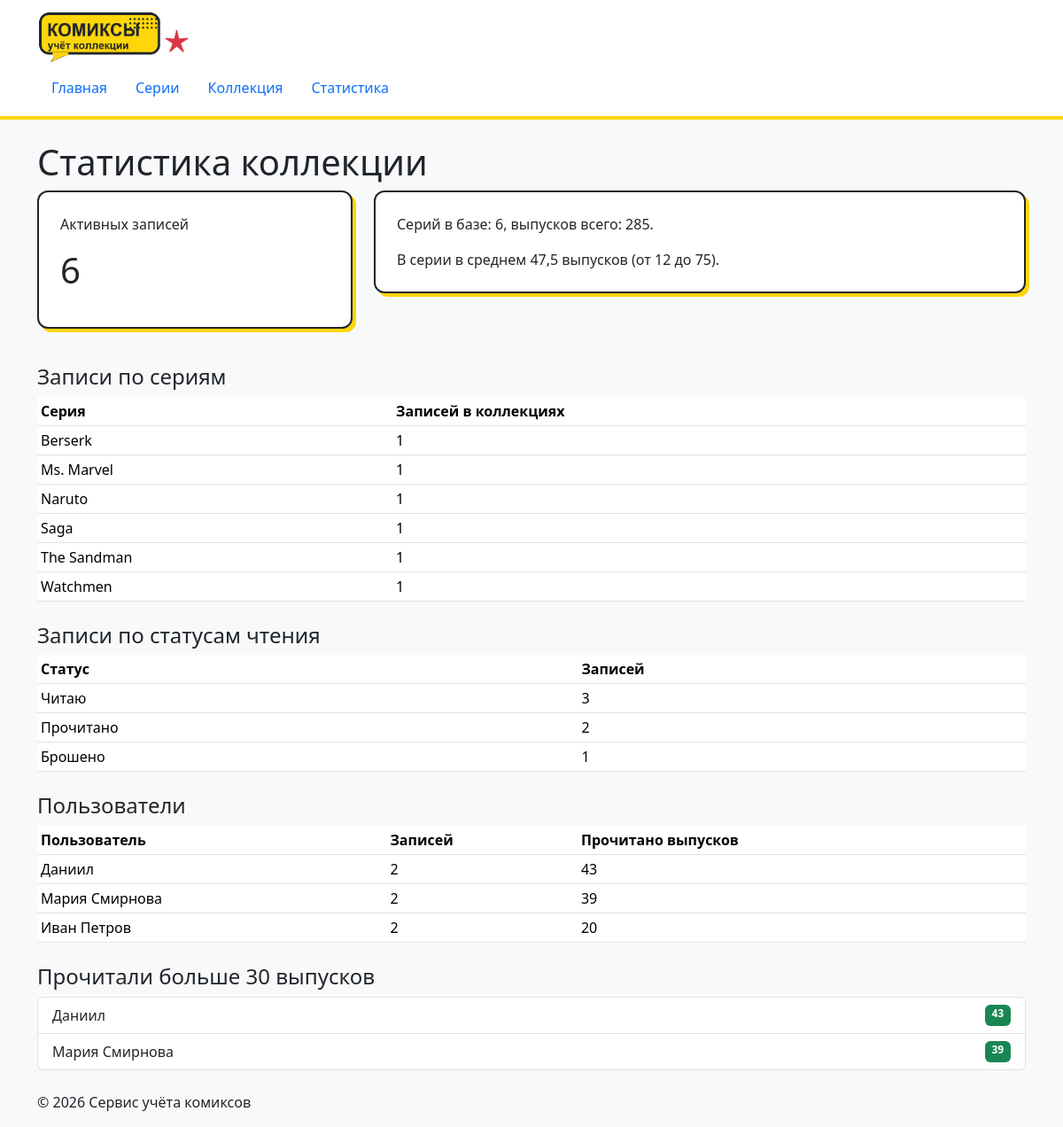
The app's page /collection/statistics/ with its own data.
### collection/views.py (the view)
# urls.py: path("statistics/", views.statistics, name="statistics"),
def statistics(request):
    with closing(get_connection()) as conn:
        conn.row_factory = sqlite3.Row
        entries_count = conn.execute("""
            SELECT
                COUNT(*) AS entries_count
            FROM collection_entries
            WHERE is_removed = 0;
        """).fetchone()["entries_count"]
        series_summary = conn.execute("""
            SELECT
                COUNT(*) AS series_count,
                SUM(issues_total) AS issues_sum,
                ROUND(AVG(issues_total), 1) AS issues_avg,
                MIN(issues_total) AS issues_min,
                MAX(issues_total) AS issues_max
            FROM series;
        """).fetchone()
        by_series = conn.execute("""
            SELECT
                series.title AS series_title,
                COUNT(collection_entries.id) AS entries_count
            FROM series
            LEFT JOIN collection_entries
                ON series.id = collection_entries.series_id
               AND collection_entries.is_removed = 0
            GROUP BY series.id, series.title
            ORDER BY entries_count DESC, series.title;
        """).fetchall()
        by_status = conn.execute("""
            SELECT
                status_code,
                CASE status_code
                    WHEN 1 THEN 'запланировано'
                    WHEN 2 THEN 'читаю'
                    WHEN 3 THEN 'прочитано'
                    WHEN 4 THEN 'брошено'
                    ELSE 'не определено'
                END AS status_name,
                COUNT(*) AS entries_count
            FROM collection_entries
            WHERE is_removed = 0
            GROUP BY status_code
            ORDER BY status_code;
        """).fetchall()
        by_user = conn.execute("""
            SELECT
                users.name AS user_name,
                COUNT(collection_entries.id) AS entries_count,
                COALESCE(
                    SUM(collection_entries.issues_read),
                    0
                ) AS issues_read_total
            FROM users
            LEFT JOIN collection_entries
                ON users.id = collection_entries.user_id
               AND collection_entries.is_removed = 0
            GROUP BY users.id, users.name
            ORDER BY issues_read_total DESC, users.name;
        """).fetchall()
        active_readers = conn.execute("""
            SELECT
                users.name AS user_name,
                SUM(collection_entries.issues_read) AS issues_read_total
            FROM users
            JOIN collection_entries
                ON users.id = collection_entries.user_id
            WHERE collection_entries.is_removed = 0
            GROUP BY users.id, users.name
            HAVING SUM(collection_entries.issues_read) > ?
            ORDER BY issues_read_total DESC;
        """, [ACTIVE_READER_THRESHOLD]).fetchall()
    context = {
        "entries_count": entries_count,
        "series_summary": series_summary,
        "by_series": by_series,
        "by_status": by_status,
        "by_user": by_user,
        "active_readers": active_readers,
        "threshold": ACTIVE_READER_THRESHOLD,
    }
    return render(request, "collection/statistics.html", context)

### db/database.py (called while the page is built)
def get_connection() -> sqlite3.Connection:
    conn = sqlite3.connect(DB_PATH)
    conn.execute("PRAGMA foreign_keys = ON")
    return conn

### collection/templates/collection/statistics.html (shortened to what this page needs)
{% extends "base.html" %}
{% block content %}
    <h1>Статистика коллекции</h1>
    <div class="row mb-4">
        <div class="col-md-4">
            <div class="card series-card">
                <div class="card-body">
                    <p class="card-text">Активных записей</p>
                    <p class="display-6">{{ entries_count }}</p>
                </div>
            </div>
        </div>
        <div class="col-md-8">
            <div class="card series-card">
                <div class="card-body">
                    <p class="card-text">
                        Серий в базе: {{ series_summary.series_count }},
                        выпусков всего: {{ series_summary.issues_sum }}.
                    </p>
                    <p class="card-text">
                        В серии в среднем {{ series_summary.issues_avg }}
                        выпусков (от {{ series_summary.issues_min }}
                        до {{ series_summary.issues_max }}).
                    </p>
                </div>
            </div>
        </div>
    </div>
    <h2 class="h4">Записи по сериям</h2>
    <table class="table table-sm mb-4">
        <thead>
            <tr><th>Серия</th><th>Записей в коллекциях</th></tr>
        </thead>
        <tbody>
            {% for item in by_series %}
                <tr>
                    <td>{{ item.series_title }}</td>
                    <td>{{ item.entries_count }}</td>
                </tr>
            {% empty %}
                <tr><td colspan="2">Данные отсутствуют.</td></tr>
            {% endfor %}
        </tbody>
    </table>
    <h2 class="h4">Записи по статусам чтения</h2>
    <table class="table table-sm mb-4">
        <thead>
            <tr><th>Статус</th><th>Записей</th></tr>
        </thead>
        <tbody>
            {% for item in by_status %}
                <tr>
                    <td>{{ item.status_name|capfirst }}</td>
                    <td>{{ item.entries_count }}</td>
                </tr>
            {% empty %}
                <tr><td colspan="2">Данные отсутствуют.</td></tr>
            {% endfor %}
        </tbody>
    </table>
    <h2 class="h4">Пользователи</h2>
    <table class="table table-sm mb-4">
        <thead>
            <tr>
                <th>Пользователь</th>
                <th>Записей</th>
                <th>Прочитано выпусков</th>
            </tr>
        </thead>
        <tbody>
            {% for item in by_user %}
                <tr>
                    <td>{{ item.user_name }}</td>
                    <td>{{ item.entries_count }}</td>
                    <td>{{ item.issues_read_total }}</td>
                </tr>
            {% empty %}
                <tr><td colspan="3">Данные отсутствуют.</td></tr>
            {% endfor %}
        </tbody>
    </table>
    <h2 class="h4">Прочитали больше {{ threshold }} выпусков</h2>
    <ul class="list-group mb-4">
        {% for item in active_readers %}
            <li class="list-group-item d-flex justify-content-between">
                <span>{{ item.user_name }}</span>
                <span class="badge bg-success">
                    {{ item.issues_read_total }}
                </span>
            </li>
        {% empty %}
            <li class="list-group-item">
                Таких пользователей пока нет.
            </li>
        {% endfor %}
    </ul>
{% endblock %}

### homepage/static/homepage/css/style.css (style rules this page uses)
body { min-height: 100vh; background-color: #f8f9fa; }
.series-card { margin-bottom: 1rem; padding: 0.5rem; border: 2px solid #212529; border-radius: 12px; box-shadow: 4px 4px 0 #ffd60a; }

### records on screen
series: series_title "Berserk", entries_count "1"
series: series_title "Ms. Marvel", entries_count "1"
series: series_title "Naruto", entries_count "1"
series: series_title "Saga", entries_count "1"
series: series_title "The Sandman", entries_count "1"
series: series_title "Watchmen", entries_count "1"
users: user_name "Даниил", entries_count "2", issues_read_total "43"
users: user_name "Мария Смирнова", entries_count "2", issues_read_total "39"
users: user_name "Иван Петров", entries_count "2", issues_read_total "20"

### other values on screen
{{ entries_count }} "6"
{{ series_summary.series_count }} "6"
{{ series_summary.issues_sum }} "285"
{{ series_summary.issues_avg }} "47,5"
{{ series_summary.issues_min }} "12"
{{ series_summary.issues_max }} "75"
{{ item.status_name|capfirst }} "Читаю" "Прочитано" "Брошено"
{{ item.entries_count }} "3" "2" "1"
{{ threshold }} "30"
